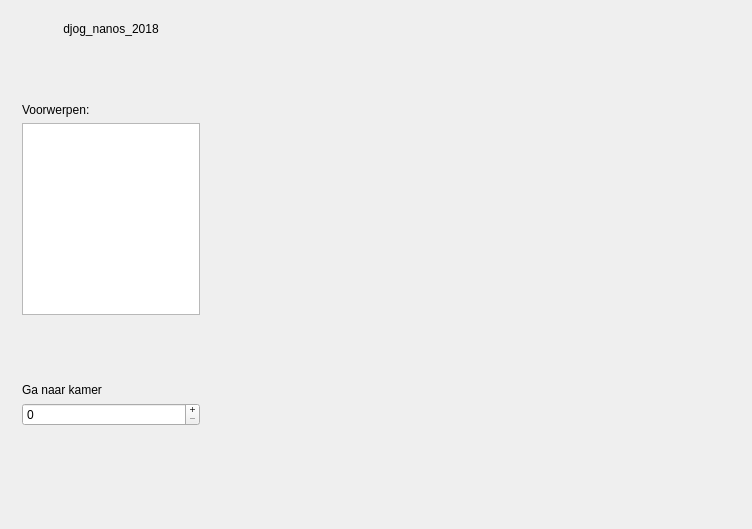
<?xml version="1.0" encoding="UTF-8"?>
<ui version="4.0">
 <class>hoofd_scherm</class>
 <widget class="QDialog" name="hoofd_scherm">
  <property name="geometry">
   <rect>
    <x>0</x>
    <y>0</y>
    <width>752</width>
    <height>529</height>
   </rect>
  </property>
  <property name="windowTitle">
   <string>djog_nanos_2018</string>
  </property>
  <layout class="QHBoxLayout" name="horizontalLayout">
   <item>
    <widget class="QWidget" name="links" native="true">
     <property name="maximumSize">
      <size>
       <width>200</width>
       <height>16777215</height>
      </size>
     </property>
     <layout class="QVBoxLayout" name="verticalLayout">
      <item>
       <widget class="QLabel" name="label_djog_nanos_2018">
        <property name="text">
         <string>djog_nanos_2018</string>
        </property>
        <property name="alignment">
         <set>Qt::AlignCenter</set>
        </property>
       </widget>
      </item>
      <item>
       <spacer name="spacer_boven">
        <property name="orientation">
         <enum>Qt::Vertical</enum>
        </property>
        <property name="sizeHint" stdset="0">
         <size>
          <width>20</width>
          <height>40</height>
         </size>
        </property>
       </spacer>
      </item>
      <item>
       <widget class="QLabel" name="label_voorwerpen">
        <property name="text">
         <string>Voorwerpen:</string>
        </property>
       </widget>
      </item>
      <item>
       <widget class="QListWidget" name="list_voorwerpen"/>
      </item>
      <item>
       <spacer name="spacer_midden">
        <property name="orientation">
         <enum>Qt::Vertical</enum>
        </property>
        <property name="sizeHint" stdset="0">
         <size>
          <width>20</width>
          <height>40</height>
         </size>
        </property>
       </spacer>
      </item>
      <item>
       <widget class="QLabel" name="label_ga_naar_kamer">
        <property name="text">
         <string>Ga naar kamer</string>
        </property>
       </widget>
      </item>
      <item>
       <widget class="QSpinBox" name="box_kamer">
        <property name="cursor">
         <cursorShape>OpenHandCursor</cursorShape>
        </property>
        <property name="buttonSymbols">
         <enum>QAbstractSpinBox::PlusMinus</enum>
        </property>
        <property name="correctionMode">
         <enum>QAbstractSpinBox::CorrectToNearestValue</enum>
        </property>
       </widget>
      </item>
      <item>
       <spacer name="spacer_beneden">
        <property name="orientation">
         <enum>Qt::Vertical</enum>
        </property>
        <property name="sizeHint" stdset="0">
         <size>
          <width>20</width>
          <height>40</height>
         </size>
        </property>
       </spacer>
      </item>
      <item>
       <widget class="QLabel" name="label_team_red_cobra">
        <property name="sizePolicy">
         <sizepolicy hsizetype="Preferred" vsizetype="Maximum">
          <horstretch>0</horstretch>
          <verstretch>0</verstretch>
         </sizepolicy>
        </property>
        <property name="maximumSize">
         <size>
          <width>16777215</width>
          <height>200</height>
         </size>
        </property>
        <property name="text">
         <string/>
        </property>
        <property name="pixmap">
         <pixmap resource="djog_nanos_2018.qrc">:/plaatjes/red_cobra.png</pixmap>
        </property>
        <property name="scaledContents">
         <bool>true</bool>
        </property>
        <property name="alignment">
         <set>Qt::AlignCenter</set>
        </property>
       </widget>
      </item>
     </layout>
    </widget>
   </item>
   <item>
    <widget class="QStackedWidget" name="kamers"/>
   </item>
  </layout>
 </widget>
 <layoutdefault spacing="6" margin="11"/>
 <resources>
  <include location="djog_nanos_2018.qrc"/>
 </resources>
 <connections/>
</ui>
